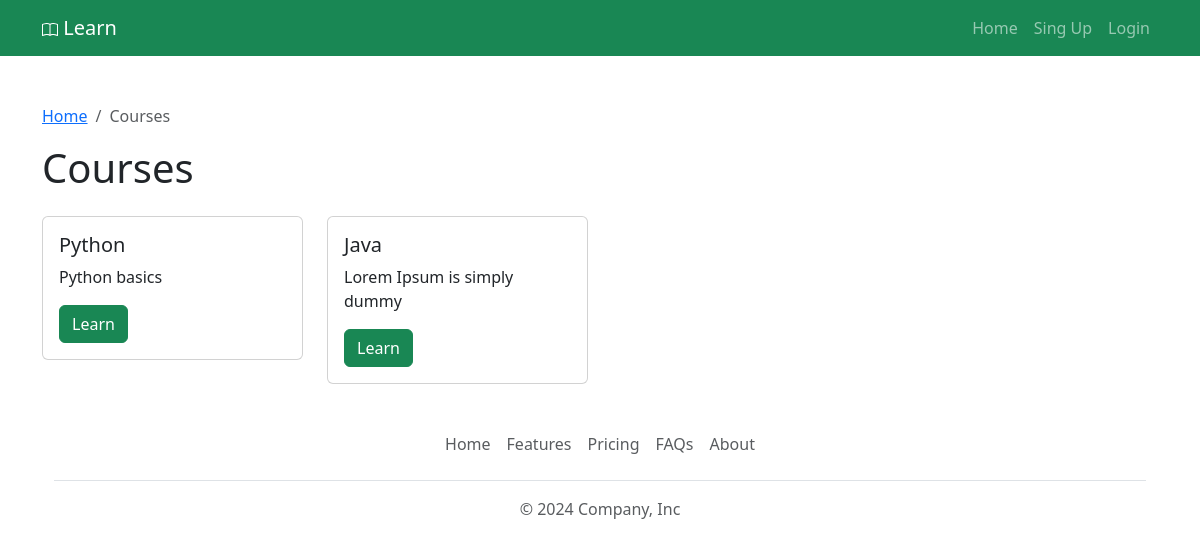
Page /courses/ on the committed database.
### course_app/models.py (models this page shows, shortened)
class Course(models.Model):
    name = models.CharField("Course Name", max_length=255)
    description = models.TextField("Course description")
    slug = models.SlugField(unique=True, blank=True, editable=False)
    class Meta:
        verbose_name = "Course"
        verbose_name_plural = "Courses"

### course_app/views.py (the view)
# urls.py: path('courses/', views.courses_page, name='courses_page'),
def courses_page(request):
    courses = Course.objects.all()
    context = {
        'courses': courses
    }
    return render(request, "./course/courses.html", context)

### course_app/templates/course/courses.html (shortened to what this page needs)
    {% extends '../base.html' %}
    {% block content %}
    <div class="container pt-5 pd-5">
      <ol class="breadcrumb">
          <li class="breadcrumb-item"><a href="{% url 'home_page' %}">Home</a></li>
          <li class="breadcrumb-item active" aria-current="page">Courses</li>
        </ol>
      <h1 class="mb-4">Courses</h1>
      <div class="row">
        {% for course in courses %}
          <div class="col-md-3">
              <div class="card">
                  <div class="card-body">
                    <h5 class="card-title">{{ course.name }}</h5>
                    <p class="card-text">{{ course.description }}</p>
                    <a href="{% url 'lessons_page' slug=course.slug %}" class="btn btn-success">Learn</a>
                  </div>
                </div>
          </div>
          {% endfor %}
      </div>
  </div>
    {% endblock %}

### rows in the picture
Course: name "Python", description "Python basics"
Course: name "Java", description "Lorem Ipsum is simply dummy"
